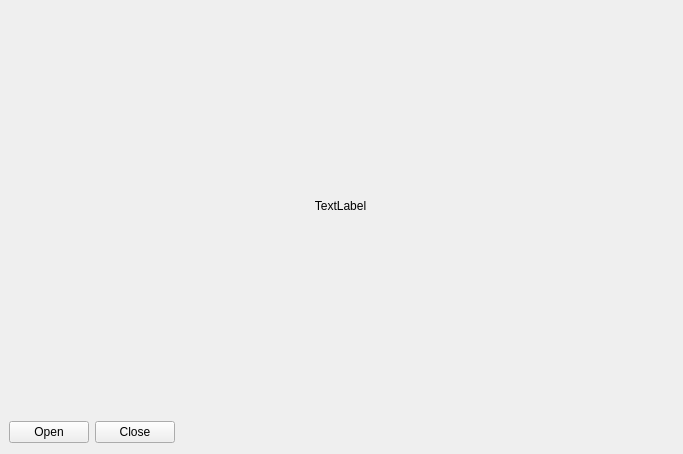
<?xml version="1.0" encoding="UTF-8"?>
<ui version="4.0">
 <class>Form</class>
 <widget class="QWidget" name="Form">
  <property name="geometry">
   <rect>
    <x>0</x>
    <y>0</y>
    <width>683</width>
    <height>454</height>
   </rect>
  </property>
  <property name="windowTitle">
   <string>Form</string>
  </property>
  <widget class="QLabel" name="imageViewer">
   <property name="geometry">
    <rect>
     <x>20</x>
     <y>10</y>
     <width>641</width>
     <height>391</height>
    </rect>
   </property>
   <property name="text">
    <string>TextLabel</string>
   </property>
   <property name="alignment">
    <set>Qt::AlignCenter</set>
   </property>
  </widget>
  <widget class="QWidget" name="">
   <property name="geometry">
    <rect>
     <x>9</x>
     <y>420</y>
     <width>651</width>
     <height>25</height>
    </rect>
   </property>
   <layout class="QHBoxLayout" name="horizontalLayout">
    <item>
     <widget class="QPushButton" name="pushButton_2">
      <property name="text">
       <string>Open</string>
      </property>
     </widget>
    </item>
    <item>
     <widget class="QPushButton" name="pushButton">
      <property name="text">
       <string>Close</string>
      </property>
     </widget>
    </item>
    <item>
     <spacer name="horizontalSpacer">
      <property name="orientation">
       <enum>Qt::Horizontal</enum>
      </property>
      <property name="sizeHint" stdset="0">
       <size>
        <width>40</width>
        <height>20</height>
       </size>
      </property>
     </spacer>
    </item>
   </layout>
  </widget>
 </widget>
 <resources/>
 <connections/>
</ui>
